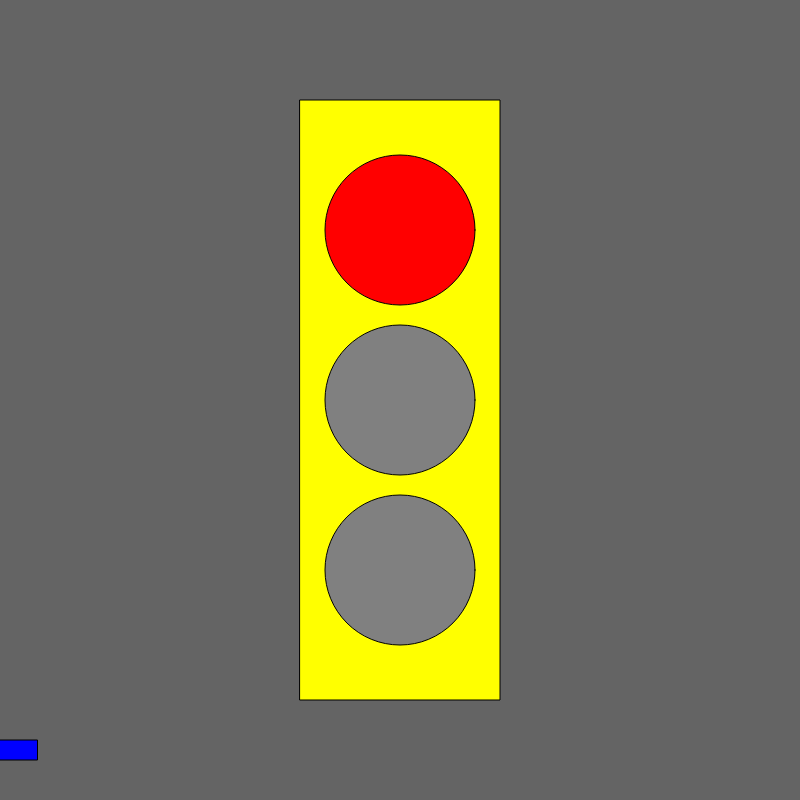
Frame 1 (no input)
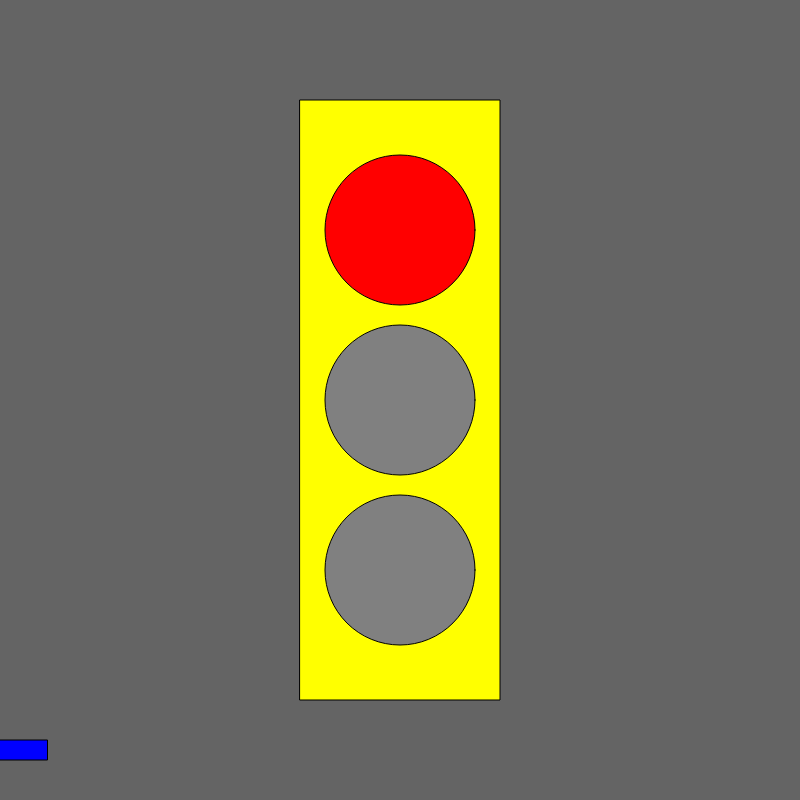
Frame 60 (no input)
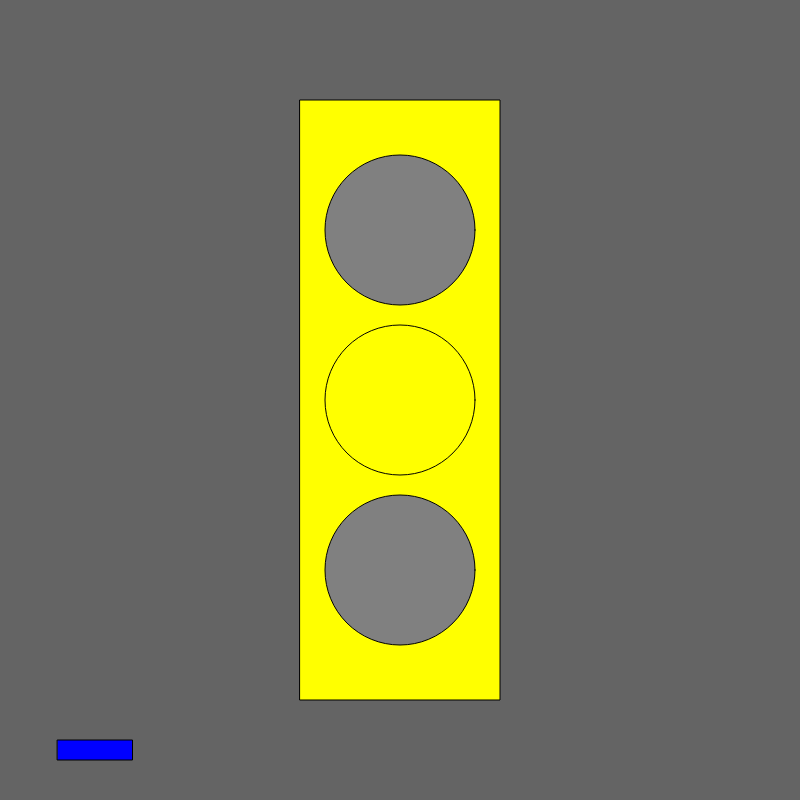
Frame 120 (the mouse pressed at the canvas centre since frame 60)

The p5.js sketch that drew these frames (run headless with seeded random() and noise() and a simulated clock; from frame 60 on, the mouse is pressed at the canvas centre):

// p5.js sketch
// ── sketch.js
let state = 0;
let timer = 0;
let x = 0;
let velocity = 10;

function setup() {
  createCanvas(800, 800);
  rectMode(CENTER);
}

function draw() {
  background(100);
  fill("yellow");
  rect(width / 2, height / 2, 200, 600);
    //car code
    fill ('blue');
    rect (x, 750, 75, 20);
    x = x + velocity;
    if ( x > width){
      x = 0 ;
    }

  switch (state) {
    case 0: //red
      fill('red');
      ellipse(width / 2, height / 2 - 170, 150, 150);
      fill('grey');
      ellipse(width / 2, height / 2, 150, 150);
      ellipse(width / 2, height / 2 + 170, 150, 150);
      velocity = 0;
      break;

    case 1: //yellow
      fill('yellow');
      ellipse(width / 2, height / 2, 150, 150);
      fill('grey');
      ellipse(width / 2, height / 2 - 170, 150, 150);
      ellipse(width / 2, height / 2 + 170, 150, 150);
      velocity = 5;
      break;

    case 2: //green
      fill('grey');
      ellipse(width / 2, height / 2, 150, 150);
      ellipse(width / 2, height / 2 - 170, 150, 150);
      fill('green');
      ellipse(width / 2, height / 2 + 170, 150, 150);
      velocity = 10;
      break;
  }

  timer = timer + 1;
  if (timer > 100) {
    timer = 0;
    state++;
    if (state > 2) state = 0;
  }
}
